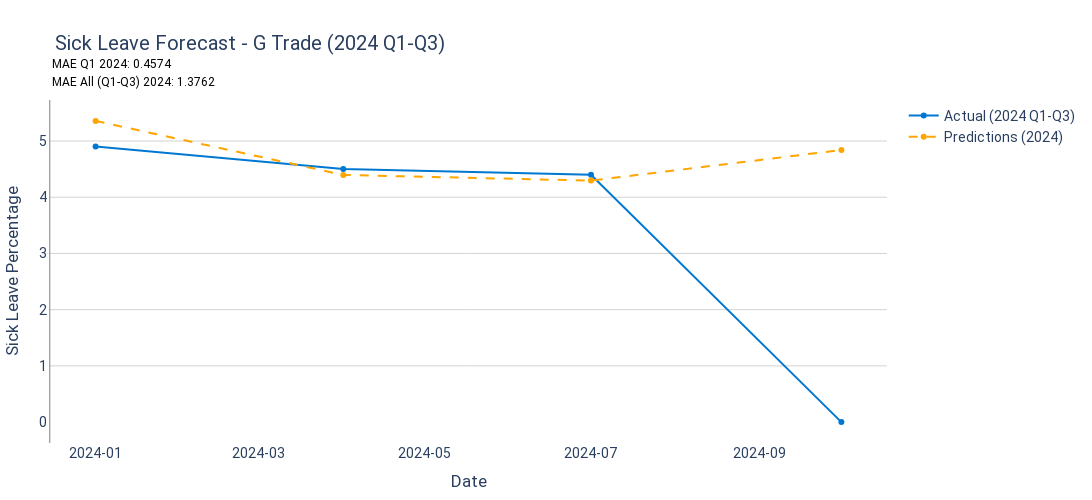

Notebook cell for this chart:
### Code cell
# 14. Visualization for 2024 (Q1-Q3)
fig_2024 = go.Figure()
fig_2024.add_trace(go.Scatter(
    x=forecast_df.index,
    y=y_forecast,
    mode='lines+markers',
    name='Actual (2024 Q1-Q3)',
    line=dict(color='#0078d2', width=2)
))
fig_2024.add_trace(go.Scatter(
    x=forecast_df.index,
    y=y_pred_2024,
    mode='lines+markers',
    name='Predictions (2024)',
    line=dict(color='orange', width=2, dash='dash')
))
fig_2024.add_annotation(
    xref="paper", yref="paper", x=0.00, y=1.13, showarrow=False,
    text=f"MAE Q1 2024: {mae_q1_2024:.4f}",
    font=dict(size=12, color="black")
)
fig_2024.add_annotation(
    xref="paper", yref="paper", x=0.00, y=1.08, showarrow=False,
    text=f"MAE All (Q1-Q3) 2024: {mae_all_2024:.4f}",
    font=dict(size=12, color="black")
)
fig_2024.update_layout(
    title=f'Sick Leave Forecast - G Trade (2024 Q1-Q3)',
    xaxis_title='Date',
    yaxis_title='Sick Leave Percentage',
    plot_bgcolor='white',
    xaxis=dict(showgrid=False, tickformat="%Y-%m"),
    yaxis=dict(showgrid=True, gridcolor='lightgrey', showline=True, linewidth=0.5, linecolor='black'),
    font=dict(family="Roboto", size=14),
    margin=dict(l=50, r=50, t=100, b=50),
    width=1100, height=500
)
fig_2024.show()

### Figure 1 — Plotly figure (JSON) as saved in the notebook; plotly's stock layout.template omitted (floating-point values rounded to 4 significant figures)
{"data": [{"line": {"color": "#0078d2", "width": 2}, "mode": "lines+markers", "name": "Actual (2024 Q1-Q3)", "type": "scatter", "x": ["2024-01-01T00:00:00", "2024-04-01T00:00:00", "2024-07-01T00:00:00", "2024-10-01T00:00:00"], "y": [4.9, 4.5, 4.4, 0]}, {"line": {"color": "orange", "dash": "dash", "width": 2}, "mode": "lines+markers", "name": "Predictions (2024)", "type": "scatter", "x": ["2024-01-01T00:00:00", "2024-04-01T00:00:00", "2024-07-01T00:00:00", "2024-10-01T00:00:00"], "y": [5.357, 4.397, 4.295, 4.839]}], "layout": {"annotations": [{"font": {"color": "black", "size": 12}, "showarrow": false, "text": "MAE Q1 2024: 0.4574", "x": 0, "xref": "paper", "y": 1.13, "yref": "paper"}, {"font": {"color": "black", "size": 12}, "showarrow": false, "text": "MAE All (Q1-Q3) 2024: 1.3762", "x": 0, "xref": "paper", "y": 1.08, "yref": "paper"}], "font": {"family": "Roboto", "size": 14}, "height": 500, "margin": {"b": 50, "l": 50, "r": 50, "t": 100}, "plot_bgcolor": "white", "title": {"text": "Sick Leave Forecast - G Trade (2024 Q1-Q3)"}, "width": 1100, "xaxis": {"showgrid": false, "tickformat": "%Y-%m", "title": {"text": "Date"}}, "yaxis": {"gridcolor": "lightgrey", "linecolor": "black", "linewidth": 0.5, "showgrid": true, "showline": true, "title": {"text": "Sick Leave Percentage"}}}}
